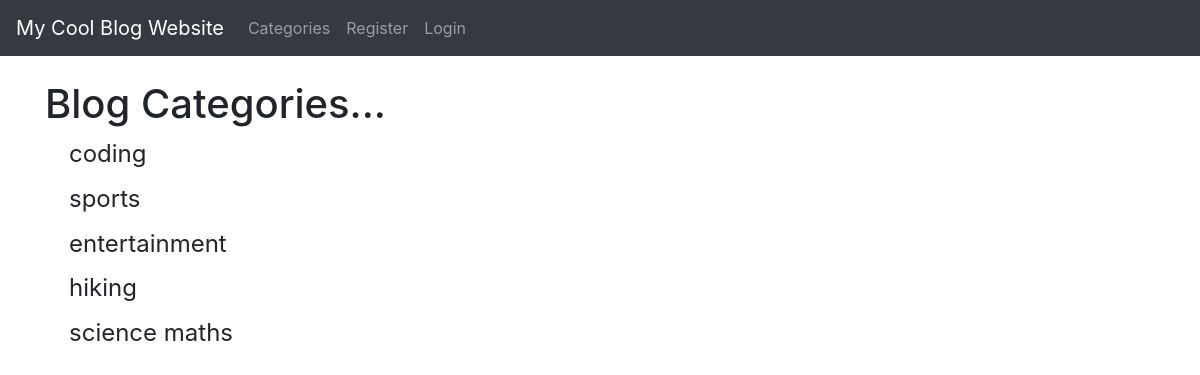
The page /category_list/ on the database its author committed.
### myblog/models.py (models this page shows, shortened)
class Category(models.Model):
	name = models.CharField(max_length=255)
	def __str__(self):
		return self.name

### myblog/views.py (the view)
# urls.py: path('category_list/',CategoryListView,name="category_list"),
def CategoryListView(request):
	cat_menu_list = Category.objects.all()
	return render(request, 'category_list.html', {'cat_menu_list':cat_menu_list})

### myblog/templates/category_list.html (shortened to what this page needs)
{% extends 'base.html' %}
{% block content %}
       <h1>Blog Categories...</h1>
      {% for item in cat_menu_list %}
          <h4><a class="dropdown-item" href="{% url 'category' item|slugify %}">  {{ item }}</a></h4>
      {% endfor %}
{% endblock %}

### rows shown on the page
Category: name "coding"
Category: name "sports"
Category: name "entertainment"
Category: name "hiking"
Category: name "science maths"
